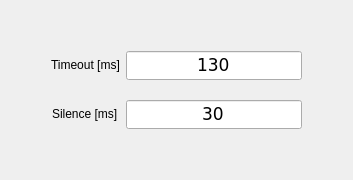
     <widget class="QWidget" name="TCP_IP_PORT">
      <attribute name="title">
       <string>TCP IP PORT</string>
      </attribute>
      <layout class="QVBoxLayout" name="verticalLayout_7">
       <item>
        <layout class="QGridLayout" name="gridLayout_12">
         <property name="verticalSpacing">
          <number>20</number>
         </property>
         <item row="2" column="1" alignment="Qt::AlignHCenter">
          <widget class="QLabel" name="label_Silence_TCP_IP_PORT">
           <property name="sizePolicy">
            <sizepolicy hsizetype="Fixed" vsizetype="Fixed">
             <horstretch>0</horstretch>
             <verstretch>0</verstretch>
            </sizepolicy>
           </property>
           <property name="text">
            <string>Silence [ms]</string>
           </property>
          </widget>
         </item>
         <item row="1" column="1" alignment="Qt::AlignHCenter">
          <widget class="QLabel" name="label_Timeout_TCP_IP_PORT">
           <property name="sizePolicy">
            <sizepolicy hsizetype="Fixed" vsizetype="Fixed">
             <horstretch>0</horstretch>
             <verstretch>0</verstretch>
            </sizepolicy>
           </property>
           <property name="text">
            <string>Timeout [ms]</string>
           </property>
          </widget>
         </item>
         <item row="2" column="0">
          <spacer name="horizontalSpacer_10">
           <property name="orientation">
            <enum>Qt::Horizontal</enum>
           </property>
           <property name="sizeHint" stdset="0">
            <size>
             <width>40</width>
             <height>20</height>
            </size>
           </property>
          </spacer>
         </item>
         <item row="3" column="1">
          <spacer name="verticalSpacer_17">
           <property name="orientation">
            <enum>Qt::Vertical</enum>
           </property>
           <property name="sizeHint" stdset="0">
            <size>
             <width>20</width>
             <height>40</height>
            </size>
           </property>
          </spacer>
         </item>
         <item row="2" column="3">
          <spacer name="horizontalSpacer_9">
           <property name="orientation">
            <enum>Qt::Horizontal</enum>
           </property>
           <property name="sizeHint" stdset="0">
            <size>
             <width>40</width>
             <height>20</height>
            </size>
           </property>
          </spacer>
         </item>
         <item row="0" column="1">
          <spacer name="verticalSpacer_16">
           <property name="orientation">
            <enum>Qt::Vertical</enum>
           </property>
           <property name="sizeHint" stdset="0">
            <size>
             <width>20</width>
             <height>40</height>
            </size>
           </property>
          </spacer>
         </item>
         <item row="1" column="2">
          <widget class="QLineEdit" name="lineEdit_Timeout_TCP_IP_PORT">
           <property name="sizePolicy">
            <sizepolicy hsizetype="Preferred" vsizetype="Fixed">
             <horstretch>0</horstretch>
             <verstretch>0</verstretch>
            </sizepolicy>
           </property>
           <property name="font">
            <font>
             <family>DejaVu Sans</family>
             <pointsize>13</pointsize>
             <weight>50</weight>
             <italic>false</italic>
             <bold>false</bold>
            </font>
           </property>
           <property name="focusPolicy">
            <enum>Qt::StrongFocus</enum>
           </property>
           <property name="text">
            <string>130</string>
           </property>
           <property name="alignment">
            <set>Qt::AlignCenter</set>
           </property>
          </widget>
         </item>
         <item row="2" column="2">
          <widget class="QLineEdit" name="lineEdit_Silence_TCP_IP_PORT">
           <property name="sizePolicy">
            <sizepolicy hsizetype="Preferred" vsizetype="Fixed">
             <horstretch>0</horstretch>
             <verstretch>0</verstretch>
            </sizepolicy>
           </property>
           <property name="font">
            <font>
             <family>DejaVu Sans</family>
             <pointsize>13</pointsize>
             <weight>50</weight>
             <italic>false</italic>
             <bold>false</bold>
            </font>
           </property>
           <property name="focusPolicy">
            <enum>Qt::StrongFocus</enum>
           </property>
           <property name="text">
            <string>30</string>
           </property>
           <property name="alignment">
            <set>Qt::AlignCenter</set>
           </property>
          </widget>
         </item>
        </layout>
       </item>
      </layout>
     </widget>
